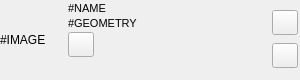
<?xml version="1.0" encoding="UTF-8"?>
<ui version="4.0">
 <class>StagedCelWidget</class>
 <widget class="QWidget" name="StagedCelWidget">
  <property name="geometry">
   <rect>
    <x>0</x>
    <y>0</y>
    <width>300</width>
    <height>80</height>
   </rect>
  </property>
  <property name="sizePolicy">
   <sizepolicy hsizetype="Fixed" vsizetype="Fixed">
    <horstretch>0</horstretch>
    <verstretch>0</verstretch>
   </sizepolicy>
  </property>
  <property name="minimumSize">
   <size>
    <width>300</width>
    <height>80</height>
   </size>
  </property>
  <property name="windowTitle">
   <string>Form</string>
  </property>
  <layout class="QHBoxLayout" name="horizontalLayout_2">
   <property name="leftMargin">
    <number>0</number>
   </property>
   <property name="topMargin">
    <number>0</number>
   </property>
   <property name="rightMargin">
    <number>0</number>
   </property>
   <property name="bottomMargin">
    <number>0</number>
   </property>
   <item>
    <layout class="QHBoxLayout" name="mainLayout">
     <property name="spacing">
      <number>2</number>
     </property>
     <item>
      <widget class="QLabel" name="thumbLabel">
       <property name="sizePolicy">
        <sizepolicy hsizetype="Fixed" vsizetype="Fixed">
         <horstretch>0</horstretch>
         <verstretch>0</verstretch>
        </sizepolicy>
       </property>
       <property name="minimumSize">
        <size>
         <width>64</width>
         <height>64</height>
        </size>
       </property>
       <property name="text">
        <string>#IMAGE</string>
       </property>
      </widget>
     </item>
     <item>
      <layout class="QVBoxLayout" name="infoAndOptionsLayout">
       <property name="leftMargin">
        <number>2</number>
       </property>
       <property name="topMargin">
        <number>2</number>
       </property>
       <property name="rightMargin">
        <number>2</number>
       </property>
       <property name="bottomMargin">
        <number>2</number>
       </property>
       <item>
        <widget class="QLabel" name="nameLabel">
         <property name="font">
          <font>
           <pointsize>8</pointsize>
          </font>
         </property>
         <property name="text">
          <string>#NAME</string>
         </property>
        </widget>
       </item>
       <item>
        <widget class="QLabel" name="geometryLabel">
         <property name="font">
          <font>
           <pointsize>8</pointsize>
          </font>
         </property>
         <property name="text">
          <string>#GEOMETRY</string>
         </property>
        </widget>
       </item>
       <item>
        <layout class="QHBoxLayout" name="optionButtons">
         <item>
          <widget class="QToolButton" name="showCelInfoButton">
           <property name="text">
            <string/>
           </property>
           <property name="icon">
            <iconset resource="../blit.qrc">
             <normaloff>:/info_icon</normaloff>:/info_icon</iconset>
           </property>
           <property name="iconSize">
            <size>
             <width>18</width>
             <height>18</height>
            </size>
           </property>
           <property name="checkable">
            <bool>true</bool>
           </property>
           <property name="checked">
            <bool>false</bool>
           </property>
          </widget>
         </item>
         <item>
          <spacer name="horizontalSpacer_2">
           <property name="orientation">
            <enum>Qt::Horizontal</enum>
           </property>
           <property name="sizeHint" stdset="0">
            <size>
             <width>40</width>
             <height>20</height>
            </size>
           </property>
          </spacer>
         </item>
        </layout>
       </item>
       <item>
        <spacer name="verticalSpacer">
         <property name="orientation">
          <enum>Qt::Vertical</enum>
         </property>
         <property name="sizeHint" stdset="0">
          <size>
           <width>20</width>
           <height>40</height>
          </size>
         </property>
        </spacer>
       </item>
      </layout>
     </item>
     <item>
      <layout class="QVBoxLayout" name="moveLayerButtons" stretch="0,0">
       <property name="spacing">
        <number>0</number>
       </property>
       <property name="sizeConstraint">
        <enum>QLayout::SetDefaultConstraint</enum>
       </property>
       <property name="leftMargin">
        <number>2</number>
       </property>
       <property name="topMargin">
        <number>2</number>
       </property>
       <property name="rightMargin">
        <number>2</number>
       </property>
       <property name="bottomMargin">
        <number>2</number>
       </property>
       <item>
        <widget class="QToolButton" name="raiseButton">
         <property name="text">
          <string/>
         </property>
         <property name="icon">
          <iconset resource="../blit.qrc">
           <normaloff>:/arrow_up_icon</normaloff>:/arrow_up_icon</iconset>
         </property>
         <property name="iconSize">
          <size>
           <width>18</width>
           <height>18</height>
          </size>
         </property>
        </widget>
       </item>
       <item>
        <widget class="QToolButton" name="lowerButton">
         <property name="text">
          <string/>
         </property>
         <property name="icon">
          <iconset resource="../blit.qrc">
           <normaloff>:/arrow_down_icon</normaloff>:/arrow_down_icon</iconset>
         </property>
         <property name="iconSize">
          <size>
           <width>18</width>
           <height>18</height>
          </size>
         </property>
        </widget>
       </item>
      </layout>
     </item>
    </layout>
   </item>
  </layout>
 </widget>
 <resources>
  <include location="../blit.qrc"/>
 </resources>
 <connections/>
</ui>
